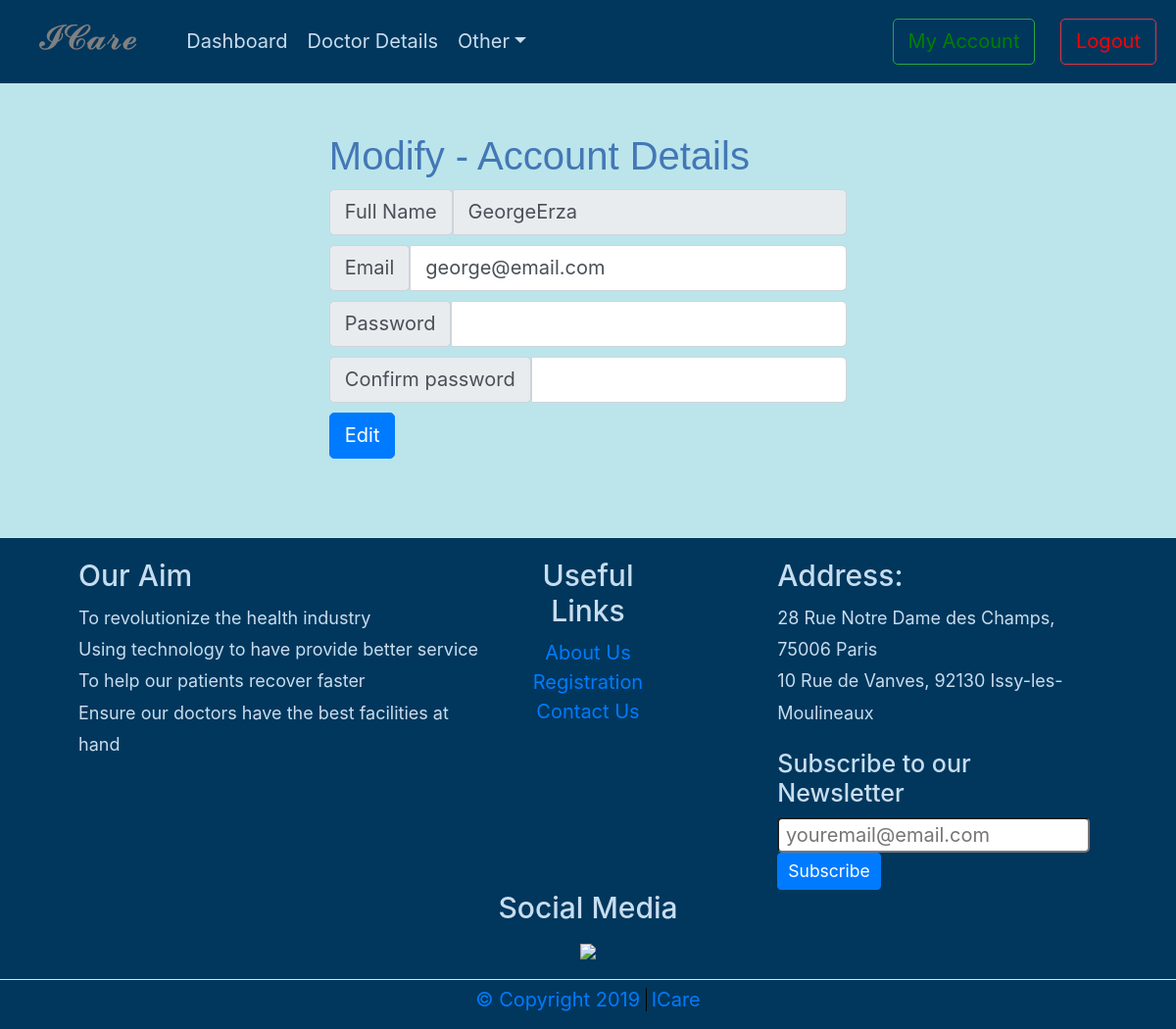
The page /my-account.php (signed in) on the database as committed earlier.
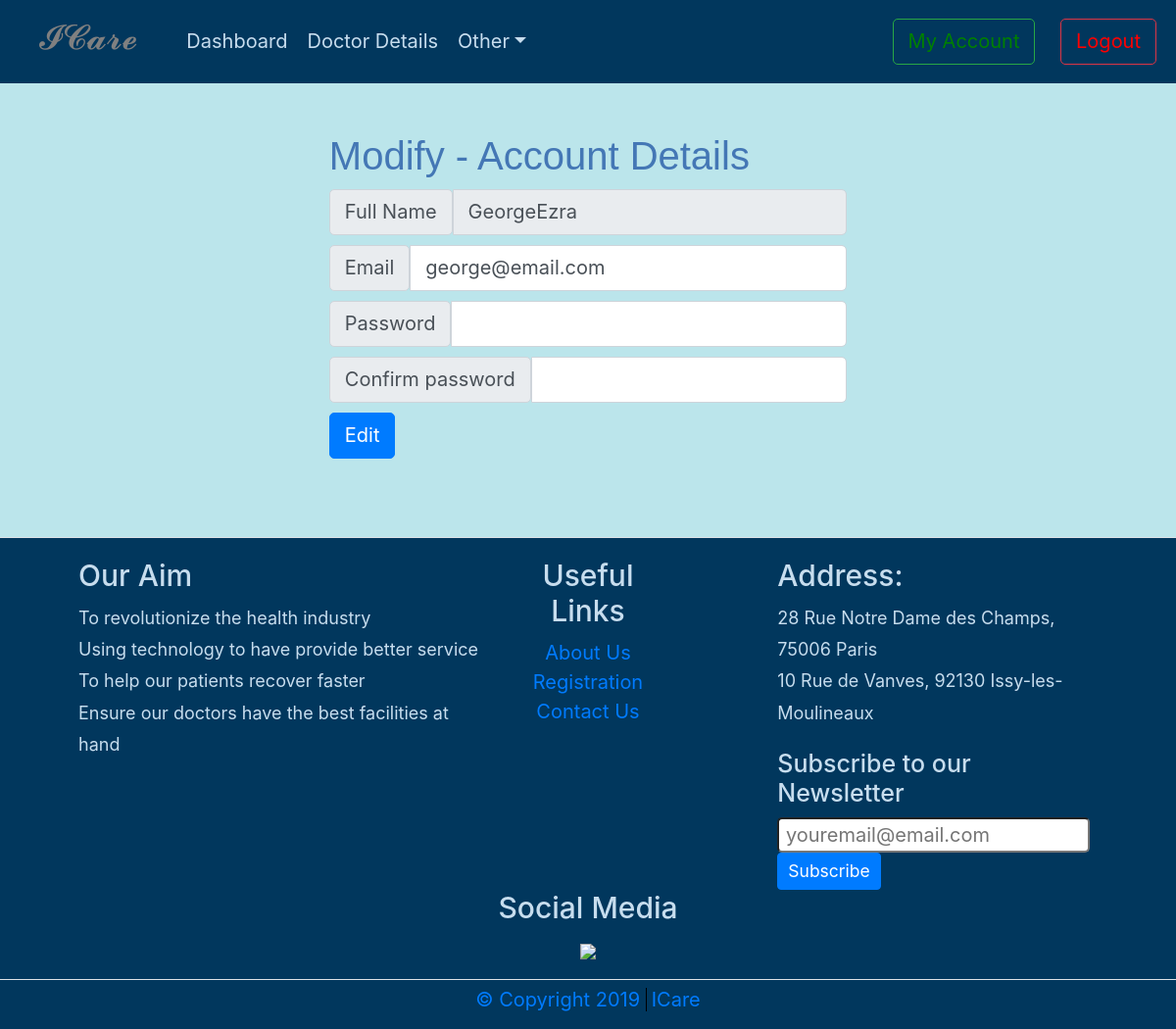
The same page on the database as committed later.
### tables this page shows
CREATE TABLE `users` (
  `id` int(10) NOT NULL,
  `FirstName` varchar(100) NOT NULL,
  `LastName` varchar(100) NOT NULL,
  `Email` varchar(100) NOT NULL,
  `user_type` varchar(20) NOT NULL,
  `Password` varchar(100) NOT NULL
);

### my-account.php (the view, shortened to what this page needs)
<?php
    include('includes/header.php');
      if (isLoggedIn()) {
        $id = $_SESSION['user']['id'];
        $record = mysqli_query($conn, "SELECT * FROM users WHERE id=$id");
          $n = mysqli_fetch_array($record);
          $FirstName    =  $n['FirstName'];
          $LastName    	=  $n['LastName'];
          $Email    =   $n['Email'];
      }
?>
    <div class="main-content">
          <form id="user-account" method="post" action="my-account.php" style="padding: 20px;">
            <fieldset class="col-md-8" style="margin: auto;">
                <h2>Modify - Account Details</h2>
                <div class="input-group">
                    <label class="input-group-text">Full Name</label>
                    <input type="text" readonly class="form-control" value="<?php echo $FirstName, $LastName ; ?>" name="FirstName">
                </div>
                <div class="input-group">
                    <label class="input-group-text">Email</label>
                    <input type="email" class="form-control" value="<?php echo $Email ; ?>" name="Email">
                </div>
                <div class="input-group">
                    <label class="input-group-text">Password</label>
                    <input type="password" name="Password_1" class="form-control">
                </div>
                <div class="input-group">
                    <label class="input-group-text">Confirm password</label>
                    <input type="password" name="Password_2" class="form-control">
                </div>
                <div class="input-group">
                    <button type="submit" class="btn btn-primary btn-md" name="modify-account-details">Edit</button>
                </div>
            </fieldset>
        </form>
    </div>
</div>
<?php
	include('includes/footer.php');
?>

Rows that differ between the two databases and show on the page:
changed users "george@email.com": FirstName "GeorgeErza" → "GeorgeEzra"
